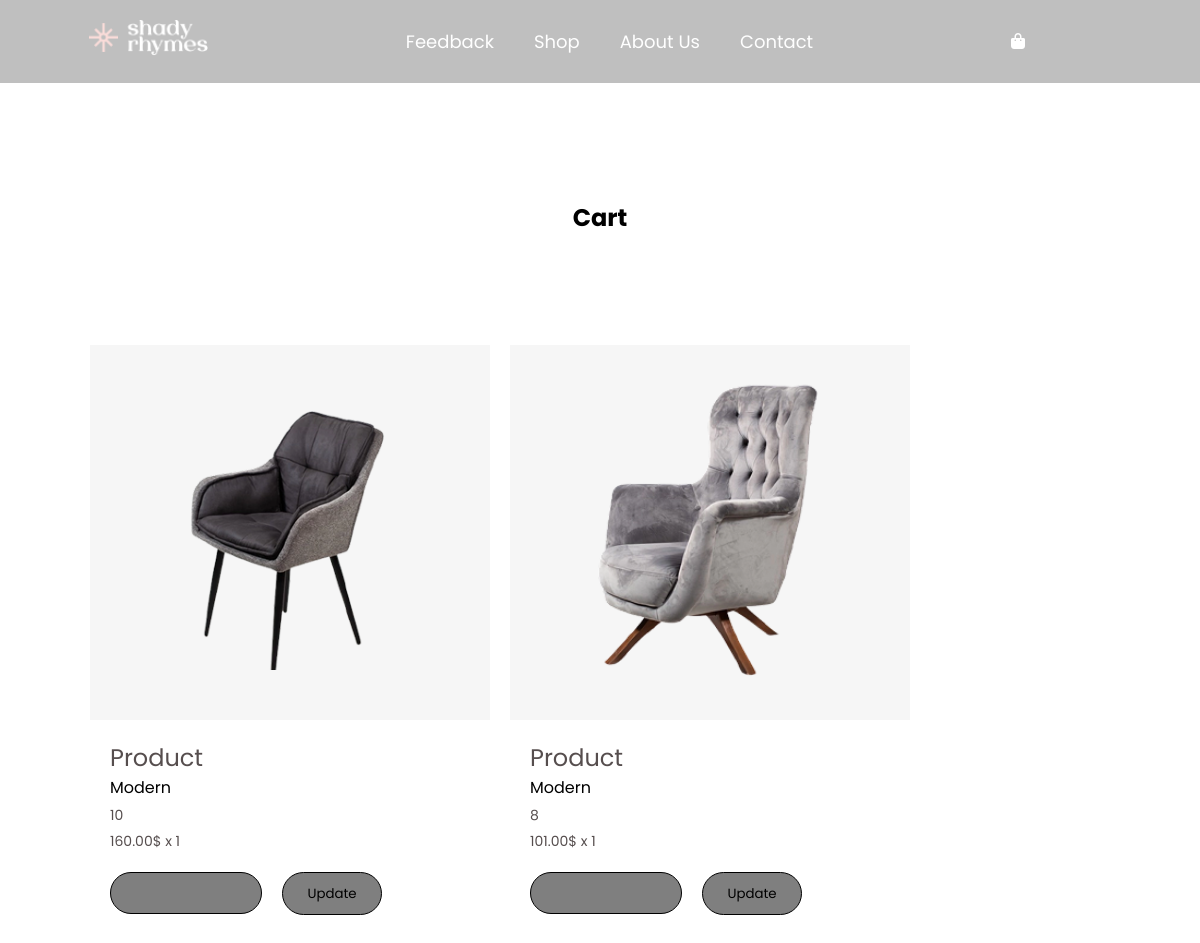
Before: /user/cart/ with the older database file.
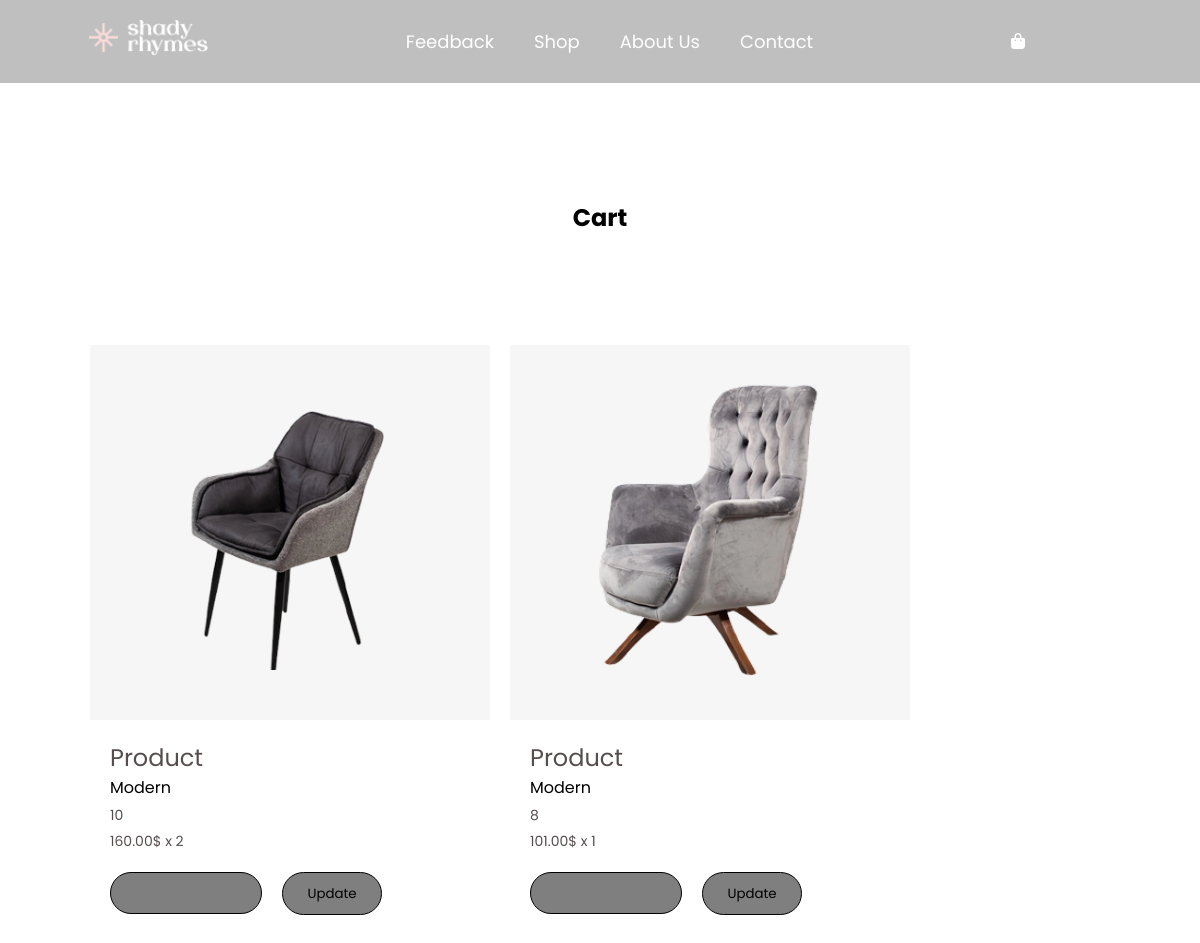
After: the same page with the newer database file.
### apps/user_feedback/models.py (models this page shows, shortened)
class CartItem(models.Model):
    cart = models.ForeignKey(Cart, on_delete=models.CASCADE, related_name="items")
    product = models.ForeignKey(Product, on_delete=models.CASCADE)
    quantity = models.PositiveIntegerField(default=1)
    added_at = models.DateTimeField(auto_now_add=True)

### apps/core/models.py (models this page shows, shortened)
class Product(models.Model):
    category = models.ForeignKey(Category, on_delete=models.DO_NOTHING, null=True, blank=True)
    name = models.CharField(max_length=100)
    description = models.TextField(null=True, blank=True)
    price = models.DecimalField(max_digits=10, decimal_places=2)
    image = models.ImageField(upload_to='images/')
    rating = models.PositiveSmallIntegerField(validators=[MaxValueValidator(Decimal("10"))])
    is_active = models.BooleanField(default=True)
    created_at = models.DateTimeField(auto_now_add=True)
    slugify = models.SlugField(unique=True, blank=True)

class Category(models.Model):
    name = models.CharField(max_length=100)
    slugify = models.SlugField(unique=True, blank=True)

### apps/user_feedback/views.py (the view)
class CartView(ListView):
    template_name = "user/cart.html"
    context_object_name = "item"
    paginate_by = 5
    model = CartItem

### template/user/cart.html (shortened to what this page needs)
{% extends 'base.html' %}
{% block content %}
<section class="cart_section">
    <h1 class="cart_title">Cart</h1>
    <ul class="cataloge_list">
        {% for i in  item%}
            <li class="products_item">
                <a href="{% url 'core:product_detail' i.product.slugify %}">
                    <div class="products_img_container">
                        <img class="products_image" src="{{i.product.image.url}}" alt="{{i.product.name}}">
                    </div>
                    <div class="products_content">
                        <h1 class="products_name">{{i.product.name}}</h1>
                        {% if i.product.category %}
                            <p class="products_category">{{i.product.category.name}}</p>
                        {% endif %}
                        <p class="products_data">{{i.product.rating}}</p>
                        <p class="products_data">{{i.product.price}}$ x {{i.quantity}}</p>
                    </div>
                </a>
                <form class="qty_form" action="{% url 'user_feedback:set_qty' i.product.slugify %}">
                    <input class="qty_input" type="text" name="quantity" value="{{ it.quantity }}" min="1">
                    <button type="submit" class="qty_btn">Update</button>
                </form>
            </li>
        {% empty %}
            <p>You haven't any items in your cart</p>
        {% endfor %}
    </ul>
</section>
{% endblock content %}

Changed rows visible on the page:
changed CartItem (number 1 of 2 on the later page): quantity "1" → "2"
